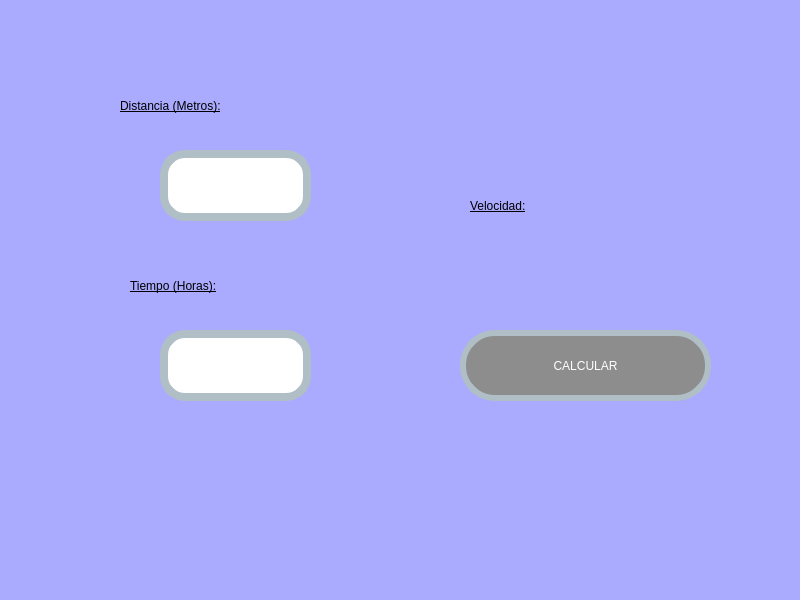
<?xml version="1.0" encoding="UTF-8"?>
<ui version="4.0">
 <class>MainWindow</class>
 <widget class="QMainWindow" name="MainWindow">
  <property name="geometry">
   <rect>
    <x>0</x>
    <y>0</y>
    <width>800</width>
    <height>600</height>
   </rect>
  </property>
  <property name="windowTitle">
   <string>MainWindow</string>
  </property>
  <property name="styleSheet">
   <string notr="true">background-color:rgb(170, 170, 255)</string>
  </property>
  <widget class="QWidget" name="centralwidget">
   <widget class="QPushButton" name="btn_Calcular">
    <property name="geometry">
     <rect>
      <x>460</x>
      <y>330</y>
      <width>251</width>
      <height>71</height>
     </rect>
    </property>
    <property name="styleSheet">
     <string notr="true">background-color:rgb(141, 141, 141);
font: 20pt &quot;Forte&quot;;
color:rgb(255, 255, 255);
border-radius:35px;
border:6px solid #B0BEC5;
</string>
    </property>
    <property name="text">
     <string>CALCULAR</string>
    </property>
   </widget>
   <widget class="QLineEdit" name="txt_distancia">
    <property name="geometry">
     <rect>
      <x>160</x>
      <y>150</y>
      <width>151</width>
      <height>71</height>
     </rect>
    </property>
    <property name="contextMenuPolicy">
     <enum>Qt::PreventContextMenu</enum>
    </property>
    <property name="whatsThis">
     <string/>
    </property>
    <property name="styleSheet">
     <string notr="true">background-color:rgb(255, 255, 255);
color:rgb(0, 0, 0);
border-radius:25px;
border:8px solid #B0BEC5;
font: 75 16pt &quot;MS Shell Dlg 2&quot;;
</string>
    </property>
    <property name="text">
     <string/>
    </property>
    <property name="maxLength">
     <number>32774</number>
    </property>
    <property name="cursorPosition">
     <number>0</number>
    </property>
    <property name="dragEnabled">
     <bool>false</bool>
    </property>
    <property name="readOnly">
     <bool>false</bool>
    </property>
    <property name="clearButtonEnabled">
     <bool>false</bool>
    </property>
   </widget>
   <widget class="QLabel" name="label_3">
    <property name="geometry">
     <rect>
      <x>120</x>
      <y>80</y>
      <width>281</width>
      <height>51</height>
     </rect>
    </property>
    <property name="styleSheet">
     <string notr="true">
text-decoration: underline;
font: 20pt &quot;Forte&quot;;
color:rgb(0, 0, 0)
</string>
    </property>
    <property name="text">
     <string>Distancia (Metros):</string>
    </property>
   </widget>
   <widget class="QLabel" name="label_4">
    <property name="geometry">
     <rect>
      <x>130</x>
      <y>260</y>
      <width>231</width>
      <height>51</height>
     </rect>
    </property>
    <property name="styleSheet">
     <string notr="true">
text-decoration: underline;
font: 20pt &quot;Forte&quot;;
color:rgb(0, 0, 0)
</string>
    </property>
    <property name="text">
     <string>Tiempo (Horas):</string>
    </property>
   </widget>
   <widget class="QLineEdit" name="txt_tiempo">
    <property name="geometry">
     <rect>
      <x>160</x>
      <y>330</y>
      <width>151</width>
      <height>71</height>
     </rect>
    </property>
    <property name="contextMenuPolicy">
     <enum>Qt::PreventContextMenu</enum>
    </property>
    <property name="whatsThis">
     <string/>
    </property>
    <property name="styleSheet">
     <string notr="true">background-color:rgb(255, 255, 255);
color:rgb(0, 0, 0);
border-radius:25px;
border:8px solid #B0BEC5;
font: 75 16pt &quot;MS Shell Dlg 2&quot;;
</string>
    </property>
    <property name="text">
     <string/>
    </property>
    <property name="maxLength">
     <number>32774</number>
    </property>
    <property name="cursorPosition">
     <number>0</number>
    </property>
    <property name="dragEnabled">
     <bool>false</bool>
    </property>
    <property name="readOnly">
     <bool>false</bool>
    </property>
    <property name="clearButtonEnabled">
     <bool>false</bool>
    </property>
   </widget>
   <widget class="QLabel" name="Lbl_Velocidad">
    <property name="geometry">
     <rect>
      <x>470</x>
      <y>180</y>
      <width>321</width>
      <height>51</height>
     </rect>
    </property>
    <property name="styleSheet">
     <string notr="true">
text-decoration: underline;
font: 20pt &quot;Forte&quot;;
color:rgb(0, 0, 0)
</string>
    </property>
    <property name="text">
     <string>Velocidad:</string>
    </property>
   </widget>
  </widget>
  <widget class="QMenuBar" name="menubar">
   <property name="geometry">
    <rect>
     <x>0</x>
     <y>0</y>
     <width>800</width>
     <height>26</height>
    </rect>
   </property>
  </widget>
  <widget class="QStatusBar" name="statusbar"/>
 </widget>
 <resources/>
 <connections/>
</ui>
